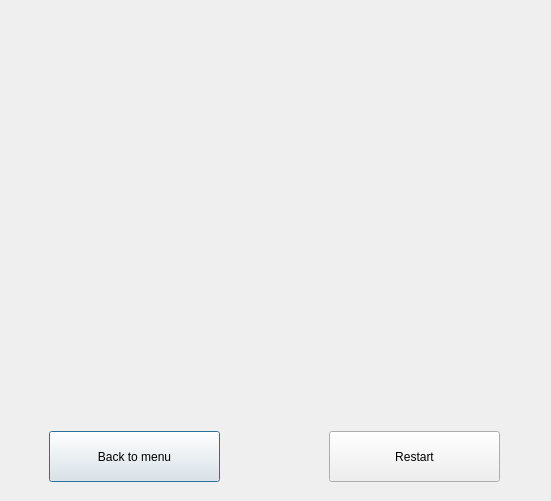
<?xml version="1.0" encoding="UTF-8"?>
<ui version="4.0">
 <class>Joever</class>
 <widget class="QDialog" name="Joever">
  <property name="geometry">
   <rect>
    <x>0</x>
    <y>0</y>
    <width>551</width>
    <height>501</height>
   </rect>
  </property>
  <property name="windowTitle">
   <string>Dialog</string>
  </property>
  <widget class="QLabel" name="label">
   <property name="geometry">
    <rect>
     <x>37</x>
     <y>25</y>
     <width>471</width>
     <height>381</height>
    </rect>
   </property>
   <property name="text">
    <string/>
   </property>
  </widget>
  <widget class="QPushButton" name="pushButton">
   <property name="geometry">
    <rect>
     <x>49</x>
     <y>431</y>
     <width>171</width>
     <height>51</height>
    </rect>
   </property>
   <property name="text">
    <string>Back to menu</string>
   </property>
  </widget>
  <widget class="QPushButton" name="pushButton_2">
   <property name="geometry">
    <rect>
     <x>329</x>
     <y>431</y>
     <width>171</width>
     <height>51</height>
    </rect>
   </property>
   <property name="text">
    <string>Restart</string>
   </property>
  </widget>
 </widget>
 <resources/>
 <connections/>
</ui>
